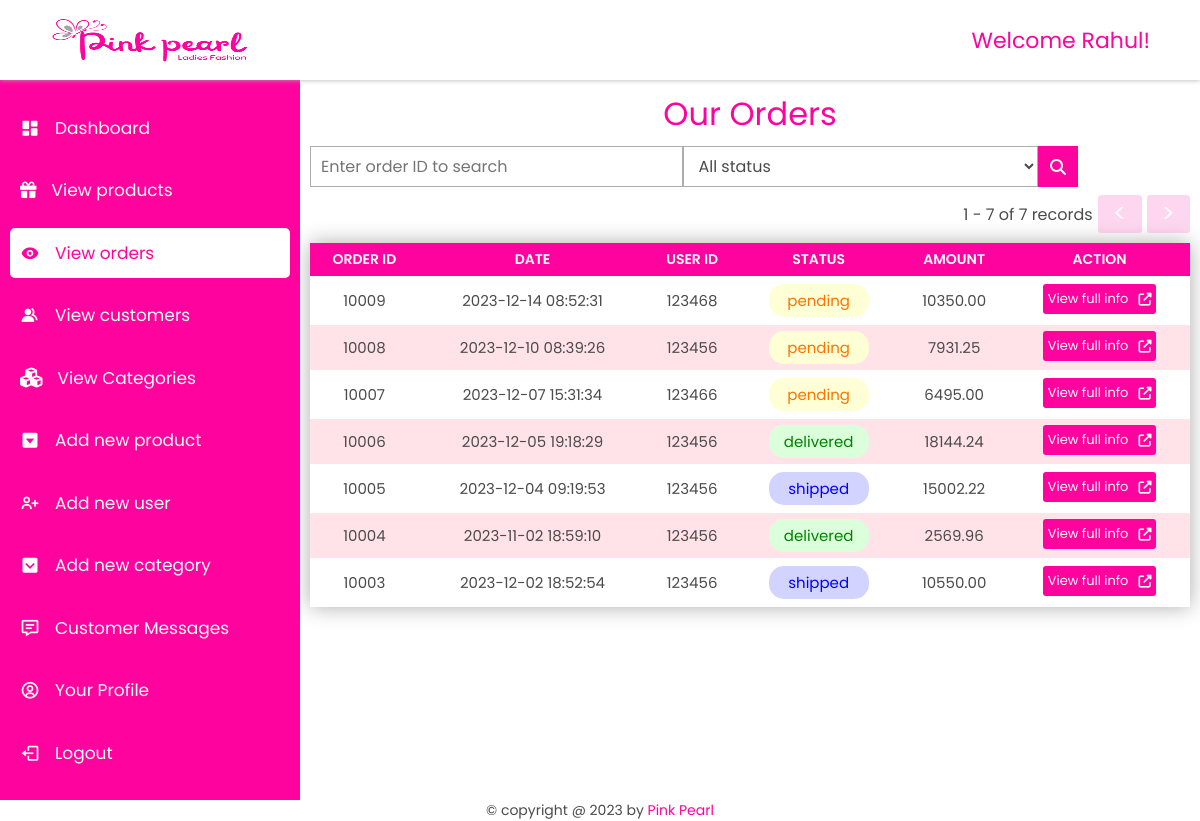
The app's page /admin/orders.php (signed in) with its own data.
### tables this page shows
CREATE TABLE `placed_order` (
  `order_id` int(11) NOT NULL,
  `user_id` int(11) NOT NULL,
  `date` datetime NOT NULL DEFAULT current_timestamp(),
  `total_amount` float(10,2) NOT NULL,
  `payment_method` varchar(150) NOT NULL,
  `status` varchar(50) NOT NULL DEFAULT 'pending'
);

### admin/orders.php (the view, shortened to what this page needs)
<?php
    include('../database/dbconnection.php');
    $limit = 8;
    $offset = 0;
    $searchword = ""; $filterword = "";
    $ordersSelectQuery = "select * from placed_order where order_id like '%" . $searchword . "%' and status  like '%" . $filterword . "%' order by order_id desc limit $limit offset $offset";
    $ordersResult = mysqli_query($connection, $ordersSelectQuery);
    $totalNoOfOrders = getTotalNoOfProducts($connection, $searchword, $filterword);
?>
<!DOCTYPE html>
<html lang="en">
<head>
    <link rel="stylesheet" href="../index.css">
    <link rel="stylesheet" href="https://maxst.icons8.com/vue-static/landings/line-awesome/line-awesome/1.3.0/css/line-awesome.min.css">
    <link  rel="stylesheet"href="https://unpkg.com/boxicons@2.1.4/css/boxicons.min.css">
    <link rel="stylesheet" href="style.css">
</head>
<body>
    <header>
        <div style="display: flex;align-items: center;gap: 10px;"><i class="fa fa-bars toggle-menu" aria-hidden="true" onclick="handleNav()" style="font-size: 20px;"></i><img src="../uploadedImages/logo.png" alt=""></div>
        <h1>Welcome <?php echo $_SESSION['admin_name'] ?>!</h1>
    </header>
    <main>
        <div class="side-bar">
            <ul>
                <li class="active">
                    <a href="dashboard.php"><i class='bx bxs-dashboard'></i>
                    <span>Dashboard</span></a>
                </li>
                <li>
                    <a href="products.php"><i class="fa fa-gift" aria-hidden="true" style="font-size: 16.5px;"></i>
                    <span>View products</span></a>
                </li>
                <li>
                    <a href="orders.php" class="active"><i class='bx bxs-show'></i>
                    <span>View orders</span></a>
                </li>
                <li>
                    <a href="customers.php"><i class='bx bxs-group'></i>
                    <span>View customers</span></a>
                </li>
                <li>
                    <a href="categories.php"><i class="fa fa-cubes" aria-hidden="true"></i>
                    <span>View Categories</span></a>
                </li>
                <li>
                    <a href="addnewproduct.php"><i class='bx bxs-caret-down-square' ></i>
                    <span>Add new product</span></a>
                </li>
                <li>
                    <a href="addnewuser.php"><i class='bx bx-user-plus'></i>
                    <span>Add new user</span></a>
                </li>
                <li>
                    <a href="addNewCategory.php"><i class='bx bxs-chevron-down-square'></i>
                    <span>Add new category</span></a>
                </li>
                <li>
                    <a href="messages.php"><i class='bx bx-message-detail'></i>
                    <span>Customer Messages</span></a>
                </li>
                <li>
                    <a href="profile.php"><i class='bx bx-user-circle'></i>
                    <span>Your Profile</span></a>
                </li>
                <li>
                    <a href="../account/logout.php"><i class='bx bx-log-out'></i>
                    <span>Logout</span></a>
                </li>
            </ul>
        </div>
        <div class="container products-container">
            <h1>Our Orders</h1>
            <form class="actions" action="orders.php" method="get">
                    <input type="text" placeholder="Enter order ID to search" name="searchword" value="<?php echo $searchword ?>">
                    <select name="filterword">
                        <option value=''>All status</option>
                    </select>
                    <button type="submit" name="search"><i class="fa fa-search" aria-hidden="true"></i></button>
            </form>
            <div class="progress">
                <span><?php echo $offset+1; ?> - <?php echo $offset+mysqli_num_rows($ordersResult); ?> of <?php echo $totalNoOfOrders; ?> records </span>
                <a href="<?php echo "orders.php?offset=". $offset-$limit . "&searchword=$searchword&filterword=$filterword" ?>" class="<?php if ($offset==0) echo 'disabled' ?>"><button style="font-size: 25px;padding: 0px 15px" ><</button></a>
                <a href="<?php echo "orders.php?offset=". $offset+$limit . "&searchword=$searchword&filterword=$filterword" ?>" class="<?php if ($offset+mysqli_num_rows($ordersResult) == $totalNoOfOrders) echo 'disabled' ?>"><button style="font-size: 25px;padding: 0px 15px" >></button></a>
            </div>
            <div class="product-list main-table">
                <table>
                    <thead><th>Order ID</th><th>Date</th><th>User ID</th><th>Status</th><th>Amount</th><th>action</th></thead>
                    <?php
                        while ($order = mysqli_fetch_assoc($ordersResult)) {
                            echo "<tr>";
                            echo "<td>" . $order['order_id'] . "</td>";
                            echo "<td>" . $order['date']  . "</td>";
                            echo "<td>" . $order['user_id']  . "</td>";
                            if ($order['status'] == 'pending')
                                echo "<td><span class='pending'>pending</span></td>";
                            else if ($order['status'] == 'shipped')
                                echo "<td><span class='shipped'>shipped</span></td>";
                            else if ($order['status'] == 'delivered')
                                echo "<td><span class='delivered'>delivered</span></td>";
                            else if ($order['status'] == 'Cancelled')
                                echo "<td><span class='cancelled'>cancelled</span></td>";
                            echo "<td>" . $order['total_amount']  . "</td>";
                            echo "<td style='display:flex; justify-content:center;'><a href='vieworder.php?id=". $order['order_id'] . "'><button>View full info<i class='fa fa-external-link' aria-hidden='true'></i></button></a></td>";
                            echo "</tr>";
                        }
                    ?>
                </table>
            </div>
        </div>
    </main>
    <footer>
        &copy; copyright  @ <?php echo date('Y'); ?> by <span style="color: var(--pink);">Pink Pearl</span>
    </footer>
</body>
</html>
<?php
    function getTotalNoOfProducts($connection, $searchword, $filterword) {
        $query = "select count(*) from placed_order where order_id like '%" . $searchword . "%' and status  like '%" . $filterword . "%'";
        $result = mysqli_query($connection, $query);
        $count = mysqli_fetch_assoc($result)['count(*)'];
        return $count;
    }
?>

### index.css (style rules this page uses)
* { margin: 0;padding: 0; box-sizing: border-box; font-family: 'Poppins', sans-serif; font-weight: 400; text-decoration: none; list-style-type: none; color: var(--black); outline: none; }
:root { --white: white; --black: rgb(75, 75, 75); --grey: rgb(173, 173, 173); --lightpink: rgb(255, 227, 232); --pink: #FF039E; }
button, .button { padding: 10px 25px; background-color: var(--pink); font-size: 20px; border: none; color: var(--white); cursor: pointer; transition: 0.3s; border-radius: 3px; display: flex; align-items: center; justify-content: center; gap: 10px; }
button i { color: var(--white); }

### admin/style.css (style rules this page uses)
button { font-size: 13px; padding: 5px; }
header { width: 100%; position: fixed; display: flex; align-items: center; justify-content: space-between; height: 10vh; padding: 10px 50px; box-shadow: 0 0 5px var(--grey); background-color: var(--white); z-index: 1000; }
header img { width: 200px; height: 47px; }
header h1 { font-size: 22px;color: var(--pink); }
main { min-height: 100vh; width: 100%; }
main .side-bar { height: 90vh; width: 300px; background-color: var(--pink); position: fixed; top: 10vh; left: 0; padding: 10px; }
main .side-bar ul { width: 100%; height: 100%; display: flex; flex-direction: column; justify-content: space-evenly; }
main .side-bar ul li a { display: inline-block; padding: 12px 10px; width: 100%; font-size: 17px; display: flex; align-items: center; gap: 15px; color: var(--white); transition: 0.3s; border-radius: 5px; }
main .side-bar ul li a span { color: var(--white); }
main .side-bar ul li a i { font-size: 20px; color: var(--white); }
main .side-bar ul li a:hover, main .side-bar ul li a.active { background-color: var(--white); }
main .side-bar ul li a:hover span, main .side-bar ul li a:hover i, main .side-bar ul li a.active span , main .side-bar ul li a.active i { color: var(--pink); }
main .container { background-color: var(--white); max-height: 90vh; overflow-y: scroll; width: calc(100% - 300px); position: relative; left: 300px; top: 10vh; padding: 10px 10px 25px; }
main .container > h1, main .container > h1 span { color: var(--pink); margin-bottom: 5px; text-align: center; }
.products-container { height: 90vh; overflow-y: scroll; }
a.disabled, a.disabled button { opacity: 0.4; pointer-events: none;cursor:not-allowed; }
.products-container .actions { width: 100%; max-width: 768px; display: flex; gap: 0; padding: 3px 0; margin-bottom: 5px; }
.products-container .actions button { border-radius: 0; transition: 0.3s; font-size: 16px; width: 40px; padding: 5px 15px; }
.products-container .actions button i { color: var(--white); }
.products-container .actions input, .products-container .actions select { padding: 7px 10px; width: 100%; background: transparent; border: 1.5px solid var(--grey); font-size: 16px; }
.products-container .actions select { width: calc(100% - 40px); }
.products-container .product-list, .dashboard .order-list { width: 100%; }
.product-list table, .order-list table { width: 100%; margin-top: 10px; border-collapse: collapse; cursor:pointer; box-shadow: 0 0 20px var(--grey); }
.products-container table td, .products-container table th, .order-list table th, .order-list table td { text-align: center; padding: 6px; }
.products-container table td { font-size: 15px; }
.products-container .product-list table th, .order-list table th { background-color: var(--pink); color: white; font-weight: 600; text-transform: uppercase; font-size: 14px; }
.products-container table tr:nth-of-type(even), .order-list table tr:nth-of-type(even) { background-color: var(--lightpink); }
.products-container .main-table table tr:nth-of-type(even), .products-container .main-table table tr:nth-of-type(odd) { border-bottom: 2px solid var(--white); }
.products-container .progress { display: flex; align-items: center; gap: 5px; }
.product-list table td span, .order-list table td span { display: inline-block; padding: 5px; width: 100px; border-radius: 15px; }
.product-list table td span.shipped, .order-list table td span.shipped { background-color: rgb(211, 211, 255); color: blue; }
.product-list table .pending, .order-list table td span.pending { background-color: rgb(255, 255, 213); color: rgb(255, 115, 0); }
.product-list table .delivered, .order-list table td span.delivered { background-color: rgb(218, 255, 218); color: green; }
footer { text-align: center; font-size: 14px; }

### records on screen
placed_order: order_id "10009", date "2023-12-14 08:52:31", user "123468", status "pending", total_amount "10350.00"
placed_order: order_id "10008", date "2023-12-10 08:39:26", user "123456", status "pending", total_amount "7931.25"
placed_order: order_id "10007", date "2023-12-07 15:31:34", user "123466", status "pending", total_amount "6495.00"
placed_order: order_id "10006", date "2023-12-05 19:18:29", user "123456", status "delivered", total_amount "18144.24"
placed_order: order_id "10005", date "2023-12-04 09:19:53", user "123456", status "shipped", total_amount "15002.22"
placed_order: order_id "10004", date "2023-11-02 18:59:10", user "123456", status "delivered", total_amount "2569.96"
placed_order: order_id "10003", date "2023-12-02 18:52:54", user "123456", status "shipped", total_amount "10550.00"

### other values on screen
$_SESSION['admin_name'] "Rahul"
$offset+1 "1"
$offset+mysqli_num_rows($ordersResult) "7"
$totalNoOfOrders "7"
